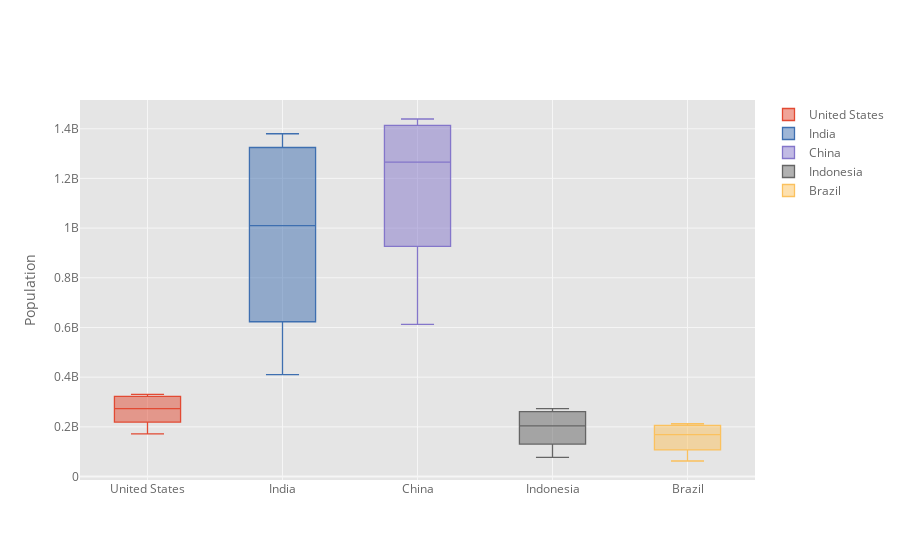

Notebook cell for this chart:
### Code cell
df_pivot.iplot(kind='box',
               yTitle='Population')

### Figure 1 — Plotly figure (JSON) as saved in the notebook; plotly's stock layout.template omitted (floating-point values rounded to 4 significant figures)
{"data": [{"boxpoints": false, "line": {"width": 1.3}, "marker": {"color": "rgba(226, 74, 51, 1.0)"}, "name": "United States", "orientation": "v", "type": "box", "y": [171685336, 186720571, 199733676, 209513341, 219081251, 229476354, 240499825, 252120309, 265163745, 281710909, 294993511, 309011475, 320878310, 323015995, 325084756, 327096265, 329064917, 331002651]}, {"boxpoints": false, "line": {"width": 1.3}, "marker": {"color": "rgba(62, 111, 176, 1.0)"}, "name": "India", "orientation": "v", "type": "box", "y": [409880595, 450547679, 499123324, 555189792, 623102897, 698952844, 784360008, 873277798, 963922588, 1056575549, 1147609927, 1234281170, 1310152403, 1324517249, 1338676785, 1352642280, 1366417754, 1380004385]}, {"boxpoints": false, "line": {"width": 1.3}, "marker": {"color": "rgba(132, 118, 202, 1.0)"}, "name": "China", "orientation": "v", "type": "box", "y": [612241554, 660408056, 724218968, 827601394, 926240885, 1000089235, 1075589361, 1176883674, 1240920535, 1290550765, 1330776380, 1368810615, 1406847870, 1414049351, 1421021791, 1427647786, 1433783686, 1439323776]}, {"boxpoints": false, "line": {"width": 1.3}, "marker": {"color": "rgba(101, 101, 101, 1.0)"}, "name": "Indonesia", "orientation": "v", "type": "box", "y": [77273425, 87751068, 100267062, 114793178, 130680727, 147447836, 164982451, 181413402, 196934260, 211513823, 226289470, 241834215, 258383256, 261556381, 264650963, 267670543, 270625568, 273523615]}, {"boxpoints": false, "line": {"width": 1.3}, "marker": {"color": "rgba(251, 193, 94, 1.0)"}, "name": "Brazil", "orientation": "v", "type": "box", "y": [62533919, 72179226, 83373530, 95113265, 107216205, 120694009, 135274080, 149003223, 162019896, 174790340, 186127103, 195713635, 204471769, 206163053, 207833823, 209469323, 211049527, 212559417]}], "layout": {"legend": {"bgcolor": "#FFFFFF", "font": {"color": "#666666"}}, "paper_bgcolor": "#FFFFFF", "plot_bgcolor": "#E5E5E5", "title": {"font": {"color": "#151516"}}, "xaxis": {"gridcolor": "#F6F6F6", "showgrid": true, "tickfont": {"color": "#666666"}, "title": {"font": {"color": "#666666"}, "text": ""}, "zerolinecolor": "#F6F6F6"}, "yaxis": {"gridcolor": "#F6F6F6", "showgrid": true, "tickfont": {"color": "#666666"}, "title": {"font": {"color": "#666666"}, "text": "Population"}, "zerolinecolor": "#F6F6F6"}}}
